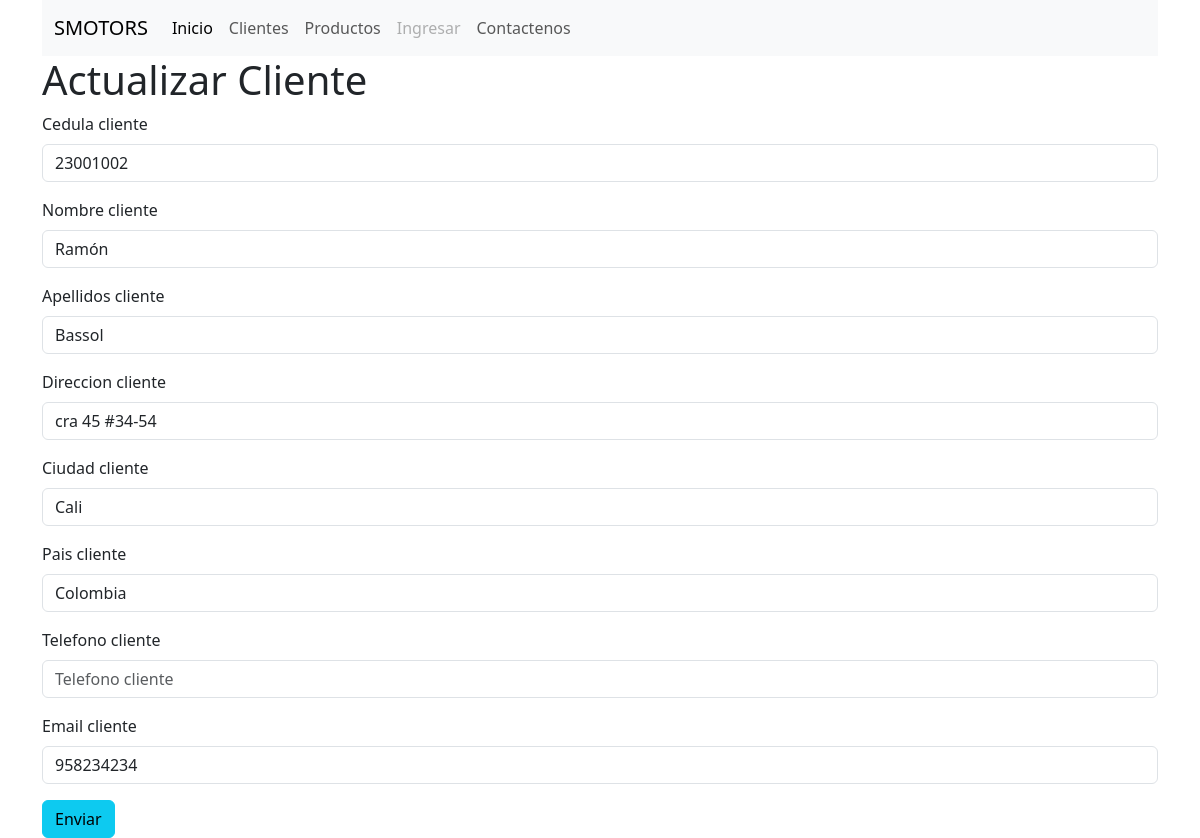
Page /editarCliente/2 on the earlier database version.
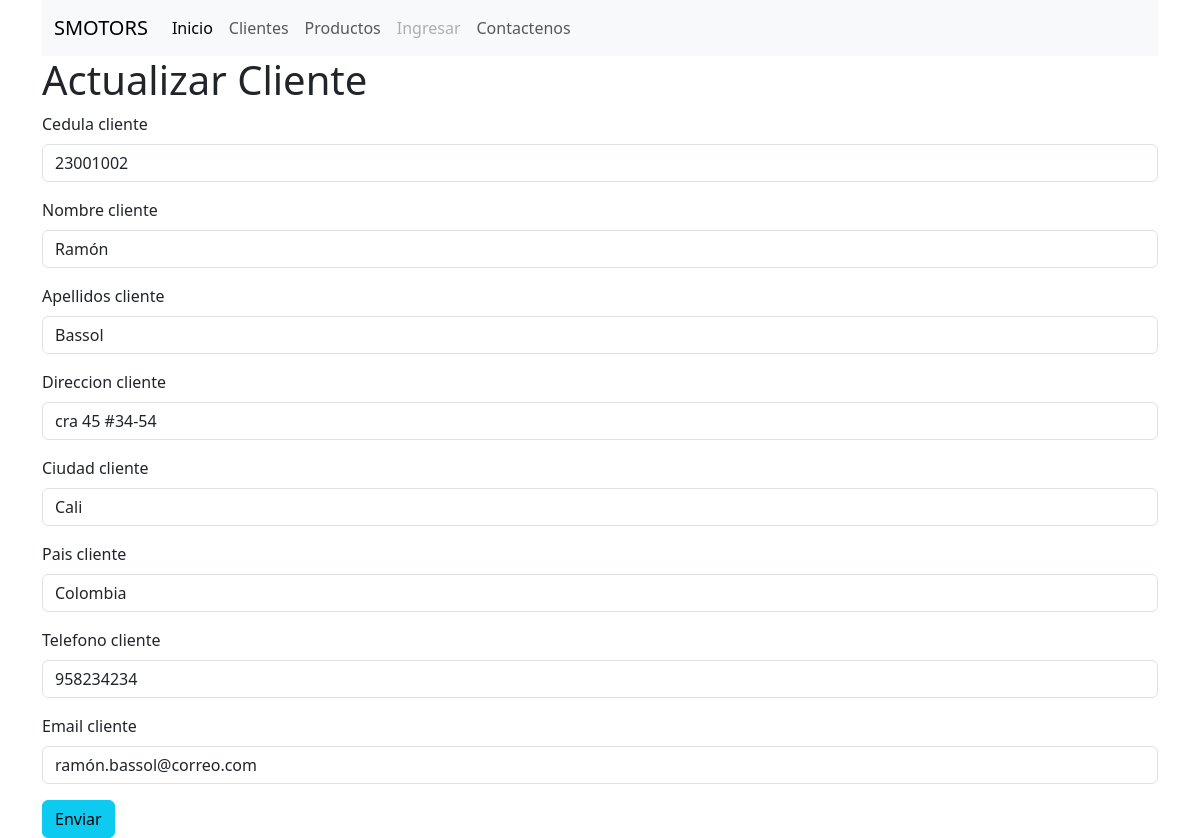
Same page on the later database version.
### clientes/models.py (models this page shows, shortened)
class Clientes(models.Model):
    id_cliente = models.AutoField(primary_key=True)
    cedula_cliente = models.IntegerField()
    nombre_cliente = models.CharField(max_length=50)
    apellidos_cliente = models.CharField(max_length=50)
    direccion_cliente = models.CharField(max_length=100)
    ciudad_cliente = models.CharField(max_length=50)
    pais_cliente = models.CharField(max_length=50)
    telefono_cliente = models.IntegerField()
    email_cliente = models.CharField(max_length=50)

### clientes/views.py (the view)
# urls.py: path('editarCliente/<int:id>', views.editarCliente, name='editarCliente'),
def editarCliente(request, id) :
        cliente = Clientes.objects.get(id_cliente = id)   #revisar como se llama en el import
        if request.method == 'POST':  #cuando boton guardar
                form = ClienteForm(request.POST, instance=cliente)
                if form.is_valid():
                        form.save() # salva
                        return redirect('clientes')  # redirige a la pagina clientes
        form = ClienteForm( instance=cliente)# se le pasa un forms vacio, pero luego se le dice toma los datos
        contexto = {
                'form' : form,
                'tituloh1' : 'Actualizar Cliente'
        }
        return render(request, 'crearCliente.html', contexto)

### clientes/formsCliente.py
class ClienteForm(forms.ModelForm) :
    class Meta:
        model = Clientes
        fields = '__all__'  ##usa todos los campos en el forms

### clientes/templates/crearCliente.html (shortened to what this page needs)
{% extends 'base.html' %}
{% load bootstrap5 %}
{% block contenido %}
    <h1>{{tituloh1}}</h1>
    <form action=""    method="post" class="form">
        {% bootstrap_form form %}
    <button type="submit-disable" class="btn btn-info">Enviar</button>
    </form>
{% endblock %}

Differences in the rows shown:
changed Clientes "Ramón": telefono_cliente (not shown) → "958234234"; email_cliente "958234234" → "ramón.bassol@correo.com"
